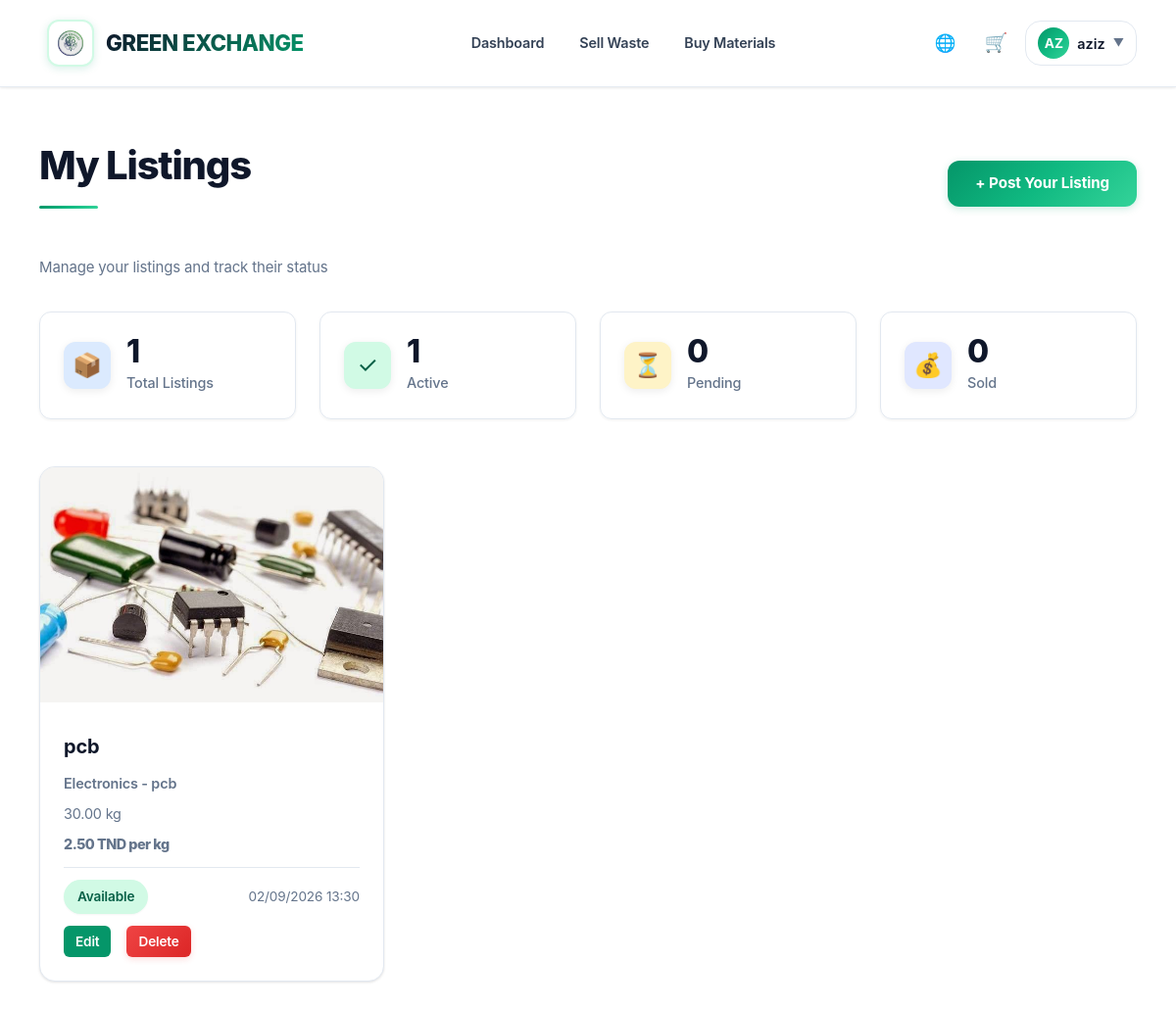
Screenshot of /pages/my-listings.php (signed in) with the database file from the repository.
### tables this page shows
CREATE TABLE users (
    id INTEGER PRIMARY KEY AUTOINCREMENT,
    username VARCHAR(50) UNIQUE NOT NULL,
    email VARCHAR(100) UNIQUE NOT NULL,
    password VARCHAR(255) NOT NULL,
    phone VARCHAR(20),
    address TEXT,
    city VARCHAR(100),
    role VARCHAR(10) DEFAULT 'user' CHECK(role IN ('user', 'admin')),
    verified BOOLEAN DEFAULT 0,
    account_fee_paid BOOLEAN DEFAULT 0,
    created_at DATETIME DEFAULT CURRENT_TIMESTAMP
);

CREATE TABLE posts (
    id INTEGER PRIMARY KEY AUTOINCREMENT,
    user_id INTEGER NOT NULL,
    title VARCHAR(200) NOT NULL,
    description TEXT,
    category VARCHAR(50) NOT NULL,
    waste_type VARCHAR(100) NOT NULL,
    location VARCHAR(200) NOT NULL,
    address TEXT,
    quantity DECIMAL(10, 2) NOT NULL,
    unit VARCHAR(10) NOT NULL CHECK(unit IN ('kg', 'tonnes')),
    price_per_kg DECIMAL(10, 2) NOT NULL,
    transport_by VARCHAR(10) NOT NULL CHECK(transport_by IN ('buyer', 'seller')),
    status VARCHAR(20) DEFAULT 'available' CHECK(status IN ('available', 'pending', 'sold', 'cancelled')),
    created_at DATETIME DEFAULT CURRENT_TIMESTAMP,
    updated_at DATETIME DEFAULT CURRENT_TIMESTAMP,
    FOREIGN KEY (user_id) REFERENCES users(id) ON DELETE CASCADE
);

### config/languages.php (called while the page is built, shortened)
<?php
function getCurrentLanguage() {
    return DEFAULT_LANGUAGE;
}
function loadTranslations($lang) {
    $translations = [];
    $lang_file = __DIR__ . "/../lang/{$lang}.php";
    if (file_exists($lang_file)) {
        if (isset($translations) && is_array($translations) && count($translations) > 0) {
            return $translations;
        }
    }
    return [];
}
function t($key, $params = []) {
    static $translations = null;
    static $current_lang = null;
    $lang = getCurrentLanguage();
    if ($translations === null || $current_lang !== $lang || empty($translations)) {
        $current_lang = $lang;
        $translations = loadTranslations($current_lang);
    }
    $translation = isset($translations[$key]) ? $translations[$key] : $key;
    return $translation;
}

### includes/functions.php (called while the page is built, shortened)
<?php
function isLoggedIn() {
    return isset($_SESSION['user_id']);
}
function getCurrentUser() {
    $pdo = getDB();
    $stmt = $pdo->prepare("SELECT * FROM users WHERE id = ?");
    $stmt->execute([$_SESSION['user_id']]);
    return $stmt->fetch();
}
function isAdmin() {
    $user = getCurrentUser();
    return $user && $user['role'] === 'admin';
}
function escape($string) {
    return htmlspecialchars($string, ENT_QUOTES, 'UTF-8');
}
function formatDate($date) {
    $timestamp = strtotime($date);
    return date('d/m/Y H:i', $timestamp);
}
function formatPrice($price) {
    return number_format((float)$price, 2, '.', ' ') . ' TND';
}
function formatQuantity($quantity, $unit) {
    if ($unit === 'kg' && $quantity >= 1000) {
        $quantity_tonnes = $quantity / 1000;
        return number_format($quantity_tonnes, 2, '.', ' ') . ' tonnes';
    }
    elseif ($unit === 'tonnes' && $quantity < 1) {
        $quantity_kg = $quantity * 1000;
        return number_format($quantity_kg, 0, '.', ' ') . ' kg';
    } else {
        $formatted = number_format($quantity, 2, '.', ' ');
        return $formatted . ' ' . $unit;
    }
}

### pages/my-listings.php (the view, shortened to what this page needs)
<?php
require_once __DIR__ . '/../includes/functions.php';
$user = getCurrentUser();
require_once __DIR__ . '/../includes/header.php';
$pdo = getDB();
$stmt = $pdo->prepare("
    SELECT p.*,
           (SELECT image_path FROM post_images WHERE post_id = p.id AND is_primary = 1 LIMIT 1) as primary_image
    FROM posts p
    WHERE p.user_id = ?
    ORDER BY p.created_at DESC
");
$stmt->execute([$user['id']]);
$my_posts = $stmt->fetchAll();
$total_posts = count($my_posts);
$active_posts = count(array_filter($my_posts, fn($p) => $p['status'] === 'available'));
$sold_posts = count(array_filter($my_posts, fn($p) => $p['status'] === 'sold'));
$pending_posts = count(array_filter($my_posts, fn($p) => $p['status'] === 'pending'));
?>
<div class="container">
    <div class="page-header">
        <div>
            <h1 class="page-title"><?php echo t('my_listings'); ?></h1>
            <p class="page-subtitle"><?php echo t('manage_your_listings'); ?></p>
        </div>
        <a href="/pages/post.php" class="btn btn-primary">+ <?php echo t('post_listing'); ?></a>
    </div>
    <div class="listings-stats">
        <div class="stat-card">
            <div class="stat-icon" style="background: #dbeafe; color: #1e40af;">📦</div>
            <div class="stat-content">
                <h3><?php echo $total_posts; ?></h3>
                <p><?php echo t('total_listings'); ?></p>
            </div>
        </div>
        <div class="stat-card">
            <div class="stat-icon" style="background: #d1fae5; color: #065f46;">✓</div>
            <div class="stat-content">
                <h3><?php echo $active_posts; ?></h3>
                <p><?php echo t('active'); ?></p>
            </div>
        </div>
        <div class="stat-card">
            <div class="stat-icon" style="background: #fef3c7; color: #92400e;">⏳</div>
            <div class="stat-content">
                <h3><?php echo $pending_posts; ?></h3>
                <p><?php echo t('pending'); ?></p>
            </div>
        </div>
        <div class="stat-card">
            <div class="stat-icon" style="background: #e0e7ff; color: #3730a3;">💰</div>
            <div class="stat-content">
                <h3><?php echo $sold_posts; ?></h3>
                <p><?php echo t('sold'); ?></p>
            </div>
        </div>
    </div>
    <?php if (empty($my_posts)): ?>
        <div class="empty-state">
            <div class="empty-icon">📋</div>
            <h2><?php echo t('no_listings_yet'); ?></h2>
            <p><?php echo t('start_selling_description'); ?></p>
            <a href="/pages/post.php" class="btn btn-primary"><?php echo t('post_listing'); ?></a>
        </div>
    <?php else: ?>
        <div class="listings-grid">
            <?php foreach ($my_posts as $post): ?>
                <div class="listing-card">
                    <?php if ($post['primary_image']): ?>
                        <img src="<?php echo escape($post['primary_image']); ?>" alt="<?php echo escape($post['title']); ?>">
                    <?php else: ?>
                        <div class="no-image"><?php echo t('no_image_available'); ?></div>
                    <?php endif; ?>
                    <div class="listing-info">
                        <h3><a href="/pages/listing.php?id=<?php echo $post['id']; ?>"><?php echo escape($post['title']); ?></a></h3>
                        <p class="category"><?php echo t('category_' . $post['category']); ?> - <?php echo escape($post['waste_type']); ?></p>
                        <p class="quantity"><?php echo formatQuantity($post['quantity'], $post['unit']); ?></p>
                        <p class="price"><?php echo formatPrice($post['price_per_kg']); ?> <?php echo t('per_kg'); ?></p>
                        <div class="listing-meta">
                            <span class="status-badge status-<?php echo $post['status']; ?>">
                                <?php echo t($post['status']); ?>
                            </span>
                            <span class="listing-date"><?php echo formatDate($post['created_at']); ?></span>
                        </div>
                        <div class="listing-actions-owner">
                            <a href="/pages/edit-post.php?id=<?php echo $post['id']; ?>" class="btn-small btn-edit"><?php echo t('edit'); ?></a>
                            <a href="#" class="btn-small btn-danger" onclick="confirmDelete(<?php echo $post['id']; ?>, '<?php echo addslashes(t('delete_listing')); ?>'); return false;"><?php echo t('delete'); ?></a>
                        </div>
                    </div>
                </div>
            <?php endforeach; ?>
        </div>
    <?php endif; ?>
</div>
<?php require_once __DIR__ . '/../includes/footer.php'; ?>

### includes/header.php (shortened to what this page needs)
<?php
$current_user = getCurrentUser();
?>
<!DOCTYPE html>
<html lang="<?php echo getCurrentLanguage(); ?>" dir="<?php echo getCurrentLanguage() === 'ar' ? 'rtl' : 'ltr'; ?>">
<head>
    <link rel="stylesheet" href="https://cdnjs.cloudflare.com/ajax/libs/font-awesome/6.5.1/css/all.min.css">
    <link rel="stylesheet" href="/assets/css/style.css">
</head>
<body<?php echo isset($admin_page) && $admin_page ? ' class="admin-body"' : ''; ?>>
    <header>
        <div class="header-top">
            <div class="container">
                <div class="header-left">
                    <?php
                    $logo_link = '/';
                    if (isLoggedIn()) {
                        $logo_link = isAdmin() ? '/pages/admin.php' : '/pages/dashboard.php';
                    }
                    ?>
                    <a href="<?php echo $logo_link; ?>" class="logo-link">
                        <img src="/assets/images/logo.png" alt="Green Exchange" class="logo-image">
                        <h1 class="site-title">GREEN EXCHANGE</h1>
                    </a>
                </div>
                <div class="header-center">
                    <?php if (!isLoggedIn() && (basename($_SERVER['PHP_SELF']) == 'index.php' || $_SERVER['REQUEST_URI'] == '/')): ?>
                    <nav class="header-nav">
                        <a href="/#about"><?php echo t('about'); ?></a>
                        <a href="/#fees"><?php echo t('fees'); ?></a>
                    </nav>
                    <?php elseif (isLoggedIn()): ?>
                    <nav class="header-nav">
                        <?php if (!isAdmin()): ?>
                            <a href="/pages/dashboard.php"><?php echo t('dashboard'); ?></a>
                            <a href="/pages/post.php"><?php echo t('sell_waste'); ?></a>
                            <a href="/pages/browse.php"><?php echo t('buy_materials'); ?></a>
                        <?php endif; ?>
                    </nav>
                    <?php endif; ?>
                </div>
                <div class="header-right">
                    <div class="language-selector">
                        <button class="lang-toggle" onclick="toggleLanguageMenu()">
                            <span class="lang-icon">🌐</span>
                        </button>
                    </div>
                    <?php if (isLoggedIn()): ?>
                        <?php if (!isAdmin()): ?>
                            <a href="/pages/cart.php" class="header-icon-btn" title="<?php echo t('cart'); ?>">
                                🛒
                            </a>
                            <div class="user-menu">
                                <button class="user-menu-toggle" onclick="toggleUserMenu()">
                                    <div class="user-avatar">
                                        <?php echo strtoupper(substr($current_user['username'], 0, 2)); ?>
                                    </div>
                                    <span class="user-name"><?php echo escape($current_user['username']); ?></span>
                                    <span class="user-arrow">▼</span>
                                </button>
                            </div>
                        <?php else: ?>
                            <a href="/api/logout.php" class="btn-header btn-small"><?php echo t('logout'); ?></a>
                        <?php endif; ?>
                    <?php else: ?>
                        <a href="/pages/login.php" class="header-link"><?php echo t('login'); ?></a>
                        <a href="/pages/register.php" class="btn-header"><?php echo t('register'); ?></a>
                    <?php endif; ?>
                </div>
            </div>
        </div>
    </header>
    <main>

### pages/my-listings.php (style rules this page uses)
.page-header { display: flex; justify-content: space-between; align-items: center; margin-bottom: 32px; }
.page-subtitle { color: var(--text-gray); margin-top: 8px; }
.listings-stats { display: grid; grid-template-columns: repeat(auto-fit, minmax(200px, 1fr)); gap: 24px; margin-bottom: 40px; }
.stat-card { background: var(--white); padding: 24px; border-radius: 12px; border: 1px solid var(--border-light); display: flex; align-items: center; gap: 16px; }
.stat-icon { width: 48px; height: 48px; border-radius: 12px; display: flex; align-items: center; justify-content: center; font-size: 1.5rem; }
.stat-content h3 { font-size: 2rem; color: var(--text-dark); margin-bottom: 4px; }
.stat-content p { color: var(--text-gray); font-size: 0.9rem; }
.listing-meta { display: flex; justify-content: space-between; align-items: center; margin-top: 12px; padding-top: 12px; border-top: 1px solid var(--border-light); }
.listing-date { font-size: 0.85rem; color: var(--text-gray); }
.listing-actions-owner { display: flex; gap: 8px; margin-top: 12px; }
.btn-small { padding: 6px 12px; font-size: 0.85rem; border-radius: 6px; text-decoration: none; display: inline-block; transition: all 0.2s; }
.btn-edit { background: var(--primary-green); color: white; }

### rows the page displays
users: username "AZ", username "aziz"
posts: status "1", status "0", title "pcb", category "Electronics", waste_type "pcb", formatQuantity($post['quantity'], $post['unit']) "30.00 kg", price_per_kg "2.50 TND", status "Available", created_at "02/09/2026 13:30"

### other values shown
t('dashboard') "Dashboard"
t('sell_waste') "Sell Waste"
t('buy_materials') "Buy Materials"
t('my_listings') "My Listings"
t('manage_your_listings') "Manage your listings and track their status"
t('post_listing') "Post Your Listing"
$total_posts "1"
t('total_listings') "Total Listings"
t('active') "Active"
t('pending') "Pending"
t('sold') "Sold"
